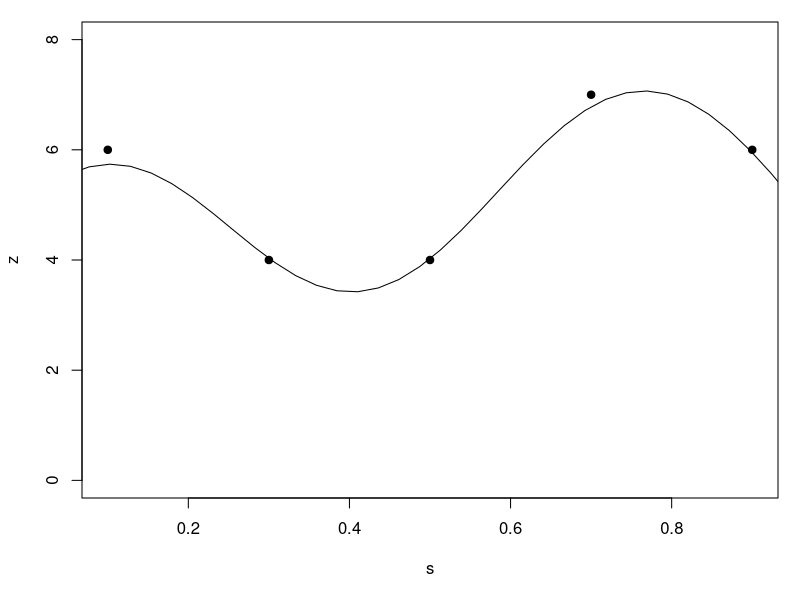

The R script that drew this image:
library(tidyverse)

# Training data
s <- c(0.1, 0.3, 0.5, 0.7, 0.9)
z <- c(6, 4, 4, 7, 6)
z<- as.matrix(z)
par(mar=c(5,4,1,1)+0.1)
plot(s,z, 
     ylim = c(0,8), pch=19)

# Kernel functions
sof <- 0.5
sd <- 5

kernel_g <- function(s1, s2){
  k <- (sd^2) * exp(-pi* (abs(s1-s2)/sof)^2) 
  return(k)
}

kernel_m <- function(s1, s2){
  k <- (sd^2) * exp(-2* (abs(s1-s2)/sof))
  return(k)
}

kernel_b <- function(s1, s2){
  dif <- abs(s1-s2)
  if (dif < sof) {
    k <- (sd^2) * (1-(dif/sof)) 
  }else{
    k <- 0
  }
  return(k)
}

kernel_e <- function(s1,s2){
  k <- exp(-0.5*abs(s1-s2)^2)
  return(k)
}

# Calculate covariance matrices
make_cov <- function(s1, s2, kernel){
  len_s1 <- length(s1)
  len_s2 <- length(s2)
  cov_m <- matrix(nrow = len_s1, ncol = len_s2)
  for (i in 1:len_s2) {
    cov_m[,i] <- map_dbl(s1, function(x) kernel(s1=x, s2=s2[i]) )
  }
  return(cov_m)
}

# Predict
test_s <- seq(0, 1, length= 40)

k <- make_cov(s1=s, s2=s, kernel = kernel_g)
k_star <- make_cov(s1=test_s, s2=s, kernel = kernel_g)
 # Add noise 
noise <- rnorm(length(k_star),mean=0,sd=1) %>% matrix(ncol = ncol(k_star), nrow = nrow(k_star))
r <- cov(noise)

z_predict <- k_star %*% solve(k+r) %*% z

# Plot predicting
lines(test_s,z_predict)

